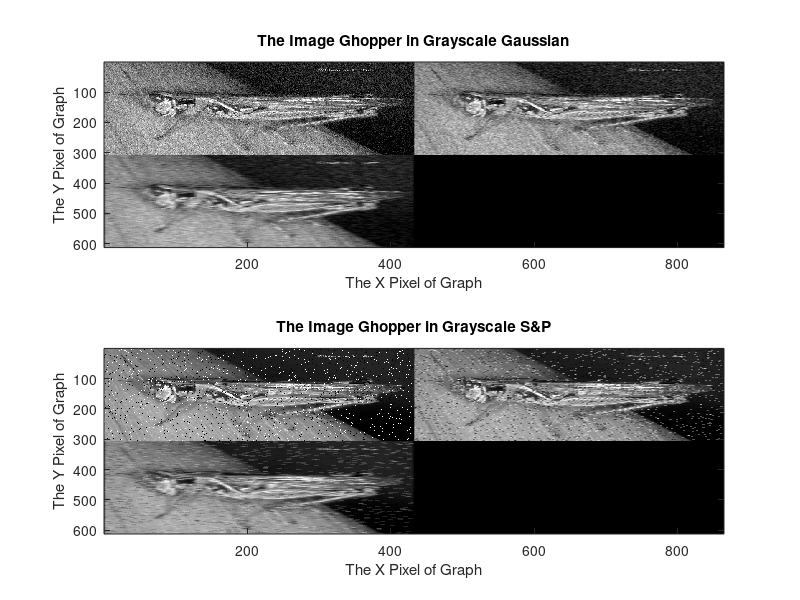

Reproduce this figure in MATLAB.
clear all; 
close all; 

load('ip2_images'); 

filta = ones(1,3)/3; % 3 point averaging filter
filtb = ones(1,7)/7; % 7 point averaging filter

ghopper_g_3=conv2(ghopper_g,filta,'same'); % call conv2 to process original figure "ghopper_g" by using the first filter
ghopper_g_7=conv2(ghopper_g,filtb,'same'); % call conv2 to process original figure "ghopper_g" by using the second filter


filta = ones(1,3)/3; % 3 point averaging filter
filtb = ones(1,7)/7; % 7 point averaging filter

ghopper_sp_3=conv2(ghopper_sp,filta,'same'); % call conv2 to process original figure "ghopper_g" by using the first filter
ghopper_sp_7=conv2(ghopper_sp,filtb,'same'); % call conv2 to process original figure "ghopper_g" by using the second filter

subplot(2,1,1);
imagesc([ghopper_g,ghopper_g_3; ghopper_g_7,zeros(306,432)]); %plot the figures
colormap(gray);
title('The Image Ghopper in Grayscale Gaussian'), 
xlabel('The X Pixel of Graph'), 
ylabel('The Y Pixel of Graph'), 

subplot(2,1,2);
imagesc([ghopper_sp,ghopper_sp_3; ghopper_sp_7,zeros(306,432)]); %plot the figures
colormap(gray);
title('The Image Ghopper in Grayscale S&P'), 
xlabel('The X Pixel of Graph'), 
ylabel('The Y Pixel of Graph'), 
